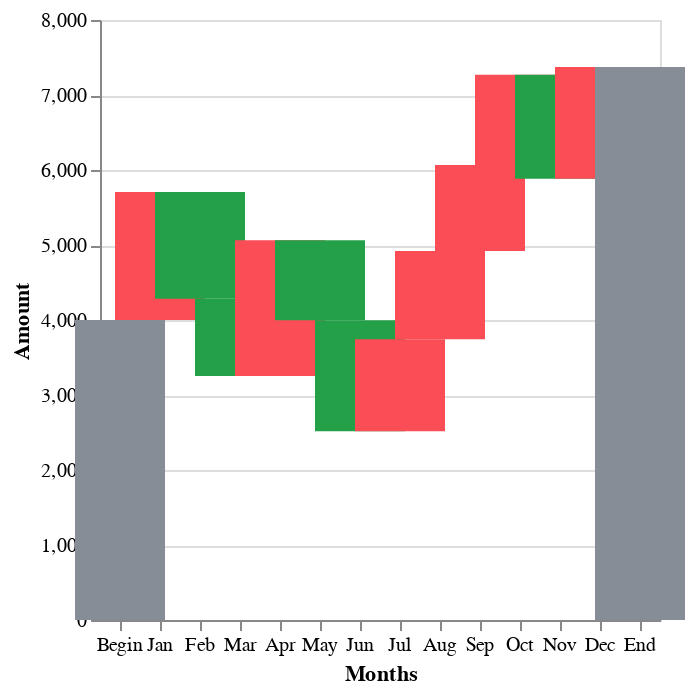

Write notebook code for a chart like this one.
### Code cell
base_chart = alt.Chart(source).transform_window(
    window_sum_amount="sum(amount)",
    window_lead_label="lead(label)",
).transform_calculate(
    calc_lead=alt.expr.if_((window_lead_label == None), label, window_lead_label),
    calc_prev_sum=calc_prev_sum,
    calc_amount=calc_amount,
    calc_text_amount=calc_text_amount,
    calc_center=(window_sum_amount + calc_prev_sum) / 2,
    calc_sum_dec=alt.expr.if_(window_sum_amount < calc_prev_sum, window_sum_amount, ""),
    calc_sum_inc=alt.expr.if_(window_sum_amount > calc_prev_sum, window_sum_amount, ""),
).encode(
    x=alt.X("label:O", axis=alt.Axis(title="Months", labelAngle=0), sort=None)
)

color_coding = (
    alt.when((label == "Begin") | (label == "End"))
    .then(alt.value("#878d96"))
    .when(calc_amount < 0)
    .then(alt.value("#24a148"))
    .otherwise(alt.value("#fa4d56"))
)

bar = base_chart.mark_bar(size=45).encode(
    y=alt.Y("calc_prev_sum:Q", title="Amount"),
    y2=alt.Y2("window_sum_amount:Q"),
    color=color_coding,
)

bar.show()

### Figure 1 — Vega-Lite specification as saved in the notebook (floating-point values rounded to 4 significant figures)
{"config": {"view": {"continuousWidth": 300, "continuousHeight": 300}}, "data": {"name": "data-530a03c720973e6c83c3215e32ccc583"}, "mark": {"type": "bar", "size": 45}, "encoding": {"color": {"condition": [{"test": "((datum.label === 'Begin') || (datum.label === 'End'))", "value": "#878d96"}, {"test": "(if((datum.label === 'End'),datum.window_sum_amount,datum.amount) < 0)", "value": "#24a148"}], "value": "#fa4d56"}, "x": {"axis": {"labelAngle": 0, "title": "Months"}, "field": "label", "sort": null, "type": "ordinal"}, "y": {"field": "calc_prev_sum", "title": "Amount", "type": "quantitative"}, "y2": {"field": "window_sum_amount"}}, "transform": [{"window": [{"op": "sum", "field": "amount", "as": "window_sum_amount"}, {"op": "lead", "field": "label", "as": "window_lead_label"}]}, {"calculate": "if((datum.window_lead_label === null),datum.label,datum.window_lead_label)", "as": "calc_lead"}, {"calculate": "if((datum.label === 'End'),0,(datum.window_sum_amount - datum.amount))", "as": "calc_prev_sum"}, {"calculate": "if((datum.label === 'End'),datum.window_sum_amount,datum.amount)", "as": "calc_amount"}, {"calculate": "(if(((((datum.label !== 'Begin') && (datum.label !== 'End')) && if((datum.label === 'End'),datum.window_sum_amount,datum.amount)) > 0),'+','') + if((datum.label === 'End'),datum.window_sum_amount,datum.amount))", "as": "calc_text_amount"}, {"calculate": "((datum.window_sum_amount + if((datum.label === 'End'),0,(datum.window_sum_amount - datum.amount))) / 2)", "as": "calc_center"}, {"calculate": "if((datum.window_sum_amount < if((datum.label === 'End'),0,(datum.window_sum_amount - datum.amount))),datum.window_sum_amount,'')", "as": "calc_sum_dec"}, {"calculate": "if((datum.window_sum_amount > if((datum.label === 'End'),0,(datum.window_sum_amount - datum.amount))),datum.window_sum_amount,'')", "as": "calc_sum_inc"}], "$schema": "https://vega.github.io/schema/vega-lite/v5.20.1.json", "datasets": {"data-530a03c720973e6c83c3215e32ccc583": [{"label": "Begin", "amount": 4000}, {"label": "Jan", "amount": 1707}, {"label": "Feb", "amount": -1425}, {"label": "Mar", "amount": -1030}, {"label": "Apr", "amount": 1812}, {"label": "May", "amount": -1067}, {"label": "Jun", "amount": -1481}, {"label": "Jul", "amount": 1228}, {"label": "Aug", "amount": 1176}, {"label": "Sep", "amount": 1146}, {"label": "Oct", "amount": 1205}, {"label": "Nov", "amount": -1388}, {"label": "Dec", "amount": 1492}, {"label": "End", "amount": 0}]}}
